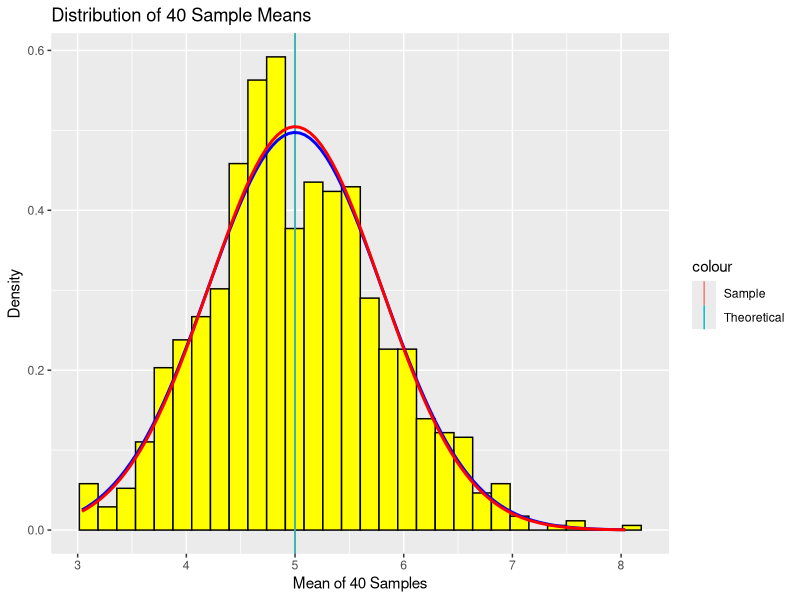

Here is the R script that generated this plot:
## ---- chunk 1
knitr::opts_chunk$set(echo = TRUE)
## ---- chunk 2

library(ggplot2)

set.seed(100)
lambda <- 0.2
NumberExp <- 40
NumberSimulations <- 1000

## ---- chunk 3
MySimulatedSample <- replicate(NumberSimulations, rexp(NumberExp, lambda))
MySimSampleMean <- apply(MySimulatedSample, 2, mean)
SampleMean <- mean(MySimSampleMean)
TheoreticalMean <- 1 / lambda

## ---- chunk 4
SampleMean
TheoreticalMean
SampleMean - TheoreticalMean
## ---- chunk 5

SampleVariance <- var(MySimSampleMean)
TheoreticalVariance  <- (1 / lambda)^2 / (NumberExp) 

SampleStdDev <- sd(MySimSampleMean)
TheoreticalStdDev  <- 1/(lambda * sqrt(NumberExp))


## ---- chunk 6
SampleVariance
TheoreticalVariance

SampleStdDev
TheoreticalStdDev
## ---- chunk 7
plotdata <- data.frame(MySimSampleMean)
Myplot <- ggplot(plotdata, aes(x =MySimSampleMean))
Myplot <- Myplot + geom_histogram(aes(y=..density..), color="black",
                        fill = "yellow")
Myplot <- Myplot + labs(title = "Distribution of 40 Sample Means", x = "Mean of 40 Samples", y = "Density")
Myplot <- Myplot + geom_vline(aes(xintercept = SampleMean, color = "Sample"))
Myplot <- Myplot + geom_vline(aes(xintercept = TheoreticalMean, color = "Theoretical"))
Myplot <- Myplot + stat_function(fun = dnorm, args = list(mean = SampleMean, sd = SampleStdDev), color = "blue", size = 1.0)
Myplot <- Myplot + stat_function(fun = dnorm, args = list(mean = TheoreticalMean, sd = TheoreticalStdDev), color = "red", size = 1.0)
Myplot

## ---- chunk 8

SampleConfidence <- round (mean(MySimSampleMean) + c(-1,1)*1.96*sd(MySimSampleMean)/sqrt(NumberExp),3)
TheoreticalConfidence <- TheoreticalMean + c(-1,1) * 1.96 * sqrt(TheoreticalVariance)/sqrt(NumberExp)

SampleConfidence
TheoreticalConfidence


